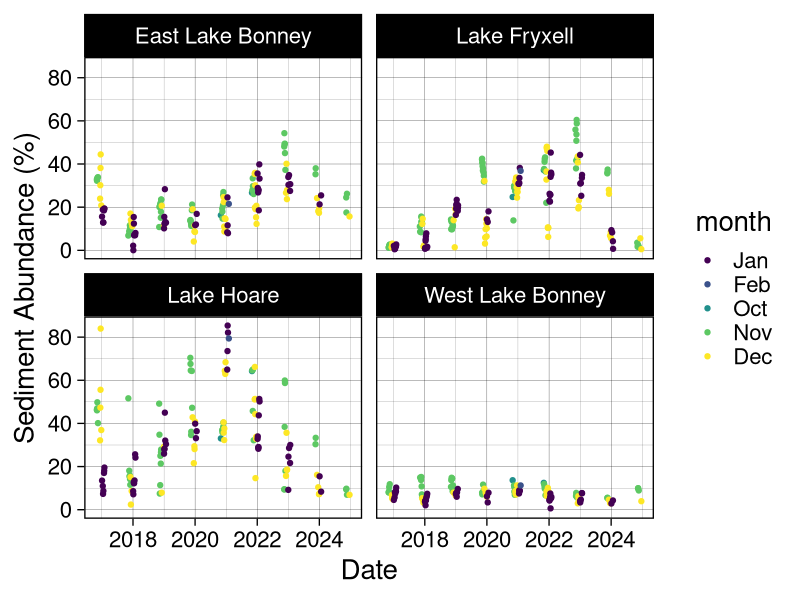
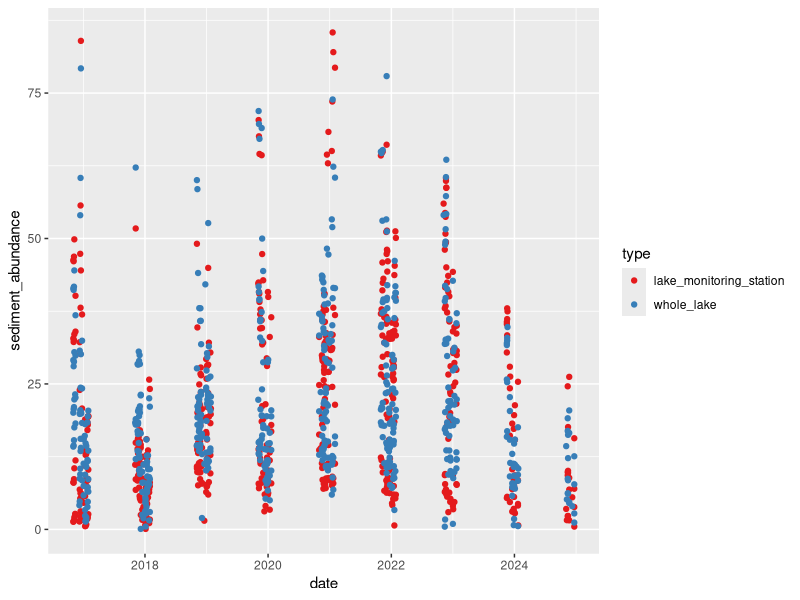
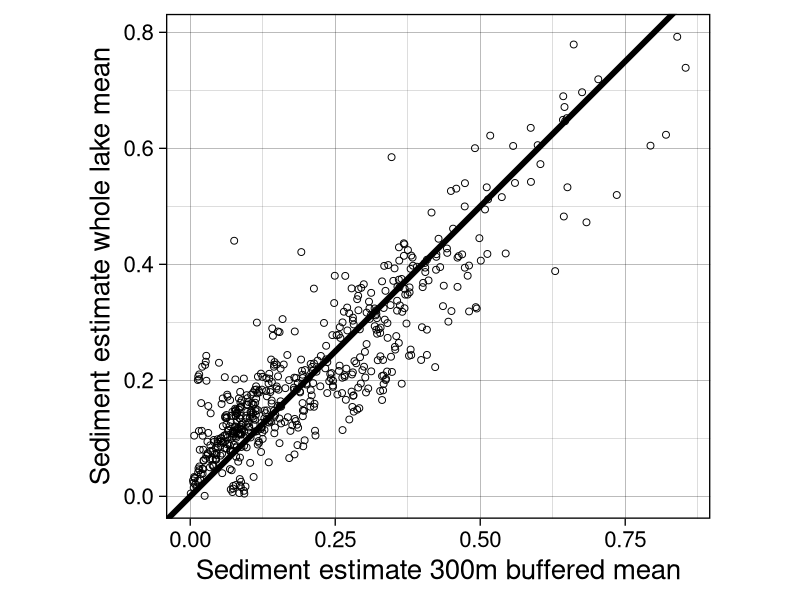
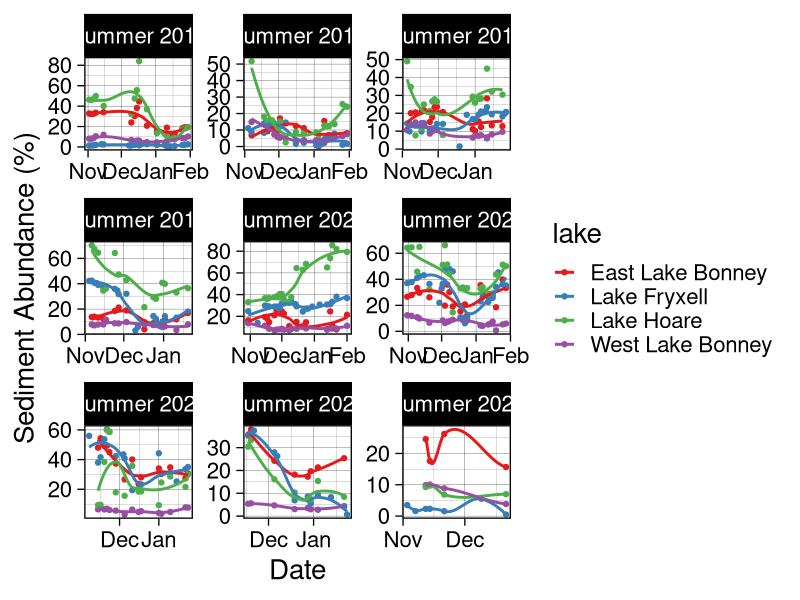
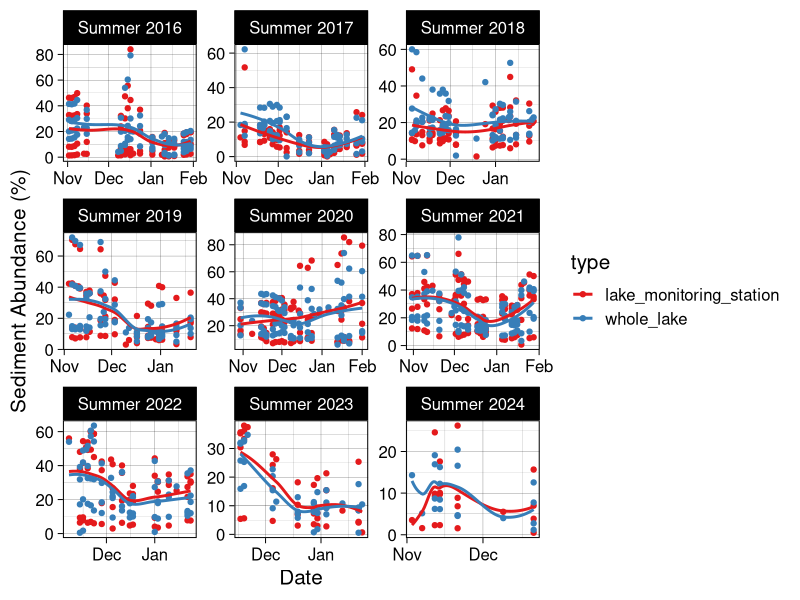
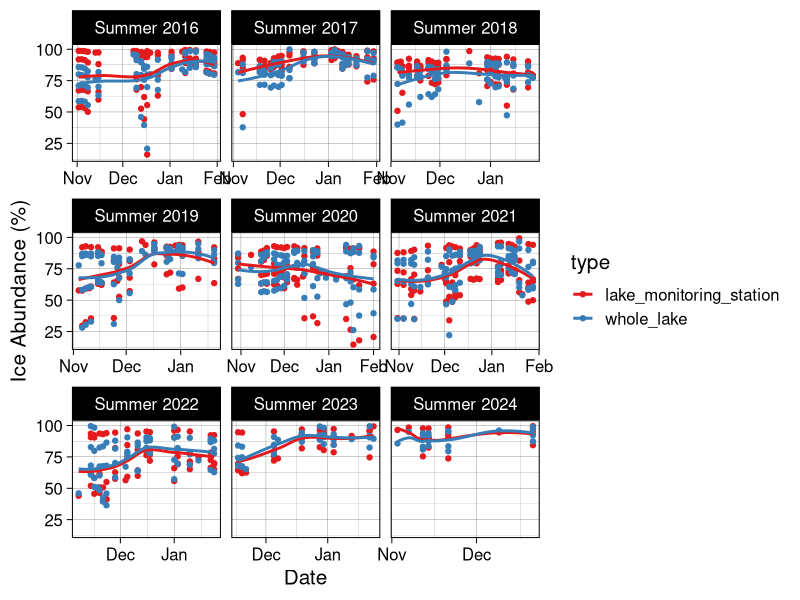
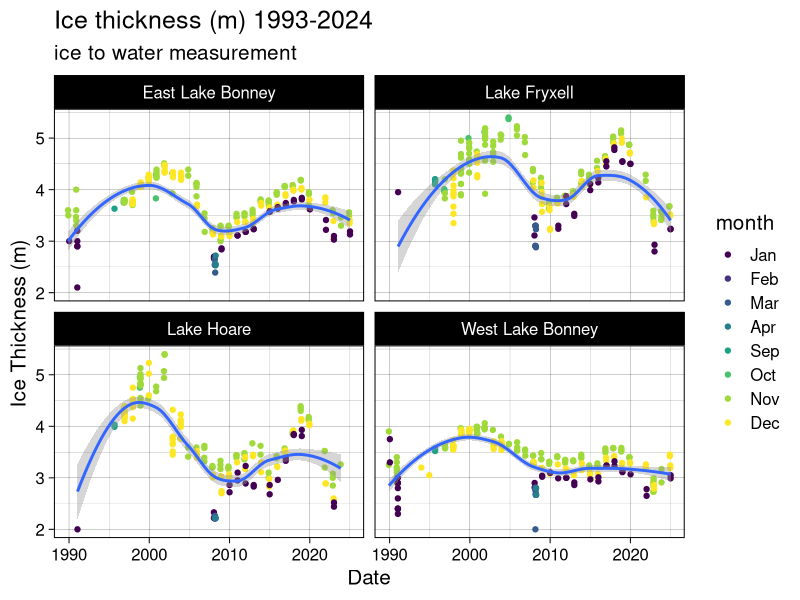
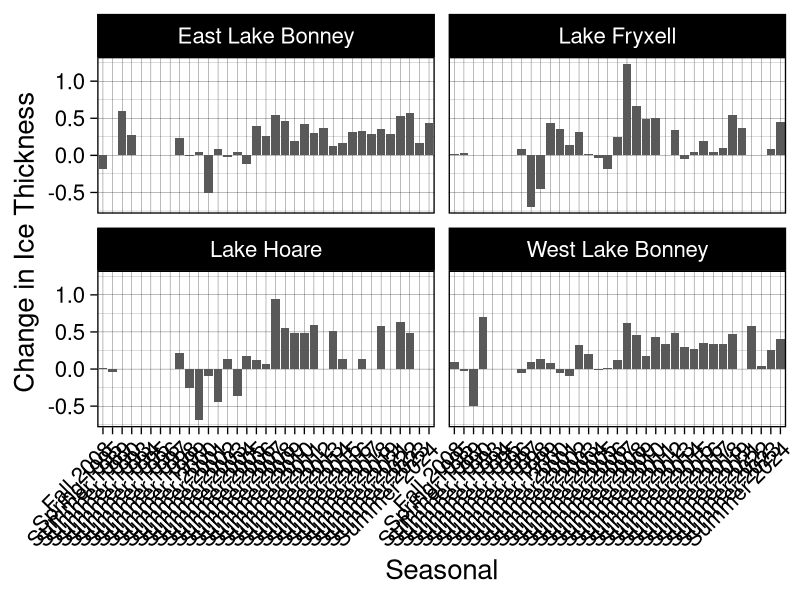

These figures' R source, in order: (Note: this script raises an error after producing the figures.)
######### TVLakes Sediment Output Comparison ###########
library(tidyverse)
library(RColorBrewer)
library(scales)

setwd("~/Documents/R-Repositories/MCM-LTER-MS")

## Define a season function to plot data by season. Makes data viz a lot easier. 
get_season <- function(date) {
  month <- month(date)
  year <- year(date)
  
  if (month %in% c(11, 12)) {
    return(paste0("Summer ", year))  # November and December belong to the current winter
  } else if (month == 1) {
    return(paste0("Summer ", year - 1))  # January belongs to the previous winter
  } else if (month == 2) {
    return(paste0("Summer ", year - 1))  # February belongs to the previous winter
  } else if (month == 3) {
    return(paste0("Fall ", year))  # March is Spring
  } else if (month %in% 4:5) {
    return(paste0("Fall ", year))  # April and May are Spring
  } else if (month == 6) {
    return(paste0("Winter ", year))  # June is Summer
  } else if (month %in% 7:8) {
    return(paste0("Winter ", year))  # July and August are Summer
  } else if (month == 9) {
    return(paste0("Spring ", year))  # September is Fall
  } else if (month %in% 10) {
    return(paste0("Summer ", year))  # October is Fall
  }
}

mean_BB <- read_csv("data/sediment abundance data/LANDSAT_sediment_abundances_20250403.csv") |> 
  mutate(date = ymd(date), 
         type = 'lake_monitoring_station', 
         season = sapply(date, get_season), 
         month = month(date, label = TRUE))

#####plot by lake
ggplot(mean_BB, aes(date, sediment_abundance*100, color = month)) + 
  geom_point(position = position_jitter(width = 0.2, height = 0.1)) + 
  facet_wrap(vars(lake)) + 
  #scale_x_date(labels = date_format("%b"), breaks = "1 month") + 
  xlab("Date") + ylab("Sediment Abundance (%)") + 
  #scale_color_brewer(palette = "Set1") +
  theme_linedraw(base_size = 20)

ggsave("plots/manuscript/chapter 1/BB_sed_by_lake.png", dpi = 700, 
       height = 8, width = 12)

mean_wholelake <- read_csv("data/sediment abundance data/LANDSAT_wholelake_mean_20250403.csv") |> 
  mutate(date = ymd(date), 
         type = "whole_lake", 
         season = sapply(date, get_season), 
         month = month(date, label = TRUE))

# join the two files for easy comparison and plotting
means <- rbind(mean_BB, mean_wholelake) |> 
  mutate(sediment_abundance = sediment_abundance*100, 
         ice_abundance = ice_abundance*100) |> 
  mutate(year = year(date), 
         month = month(date))

## plot the raw output for sediment abundance/ice abundance against each other and see how the outputs compare
ggplot(means, aes(date, sediment_abundance, color = type)) + 
  geom_point() + 
  scale_color_brewer(palette = "Set1") 

mean_bluebox = mean_BB |> 
  mutate(sediment_abundance_bb = sediment_abundance) |> 
  dplyr::select(c(date, lake, sediment_abundance_bb))

mean_whole = mean_wholelake |> 
  mutate(sediment_abundance_wholelake = sediment_abundance) |> 
  dplyr::select(c(date, lake, sediment_abundance_wholelake))

means_pivot = mean_bluebox |> 
  full_join(mean_whole)

ggplot(means_pivot, aes(sediment_abundance_bb, sediment_abundance_wholelake)) + 
  geom_point(size = 2, shape = 1) + 
  geom_abline(size = 2) +
  coord_fixed() + 
  xlab("Sediment estimate 300m buffered mean") + ylab("Sediment estimate whole lake mean") + 
  theme_linedraw(base_size = 20)

ggsave("plots/manuscript/chapter 1/wholelake_vs_bb.png", 
       height = 8, width = 8, dpi = 300)

#By season for just the lake monitoring site
ggplot(mean_BB, aes(date, sediment_abundance*100, color = lake)) + 
  geom_point() + 
  geom_smooth(se = F) + 
  scale_color_brewer(palette = "Set1") + 
  facet_wrap(vars(season), scales = "free") +
  scale_x_date(labels = date_format("%b"), breaks = "1 month") + 
  xlab("Date") + ylab("Sediment Abundance (%)") + 
  theme_linedraw(base_size = 20)

ggsave("plots/manuscript/chapter 1/BB_sed_by_season.png", dpi = 700, 
       height = 8, width = 12)

# facet by season for sed abundance
ggplot(means, aes(date, sediment_abundance, color = type)) + 
  geom_point() + 
  geom_smooth(se = F) + 
  scale_color_brewer(palette = "Set1") + 
  facet_wrap(vars(season), scales = "free") +
  scale_x_date(labels = date_format("%b"), breaks = "1 month") + 
  xlab("Date") + ylab("Sediment Abundance (%)") + 
  theme_linedraw(base_size = 15)

ggsave("plots/manuscript/chapter 1/whole_lake_vs_BB_sed_abundance.png", dpi = 700, 
       height = 8, width = 12)

# facet by season for ice abundance
ggplot(means, aes(date, ice_abundance, color = type)) + 
  geom_point() + 
  geom_smooth(se = F) + 
  scale_color_brewer(palette = "Set1") + 
  facet_wrap(vars(season), scales = "free_x") +
  scale_x_date(labels = date_format("%b"), breaks = "1 month") + 
  xlab("Date") + ylab("Ice Abundance (%)") + 
  theme_linedraw(base_size = 15)

ggsave("plots/manuscript/chapter 1/whole_lake_vs_BB_ice_abundance.png", dpi = 700, 
       height = 8, width = 12)


## load lake ice: 
lakeice1 <- read_csv("data/lake ice/mcmlter-lake-ice_thickness-20250218_0_2025.csv") |> 
  mutate(date_time = mdy_hm(date_time), 
         month = month(date_time, label = TRUE), 
         year = year(date_time),
         year = as.numeric(year),
         z_water_m = z_water_m*-1, 
         season = sapply(date_time, get_season)) |> 
  rename("lake" = location_name) |> 
  filter(lake == "Lake Fryxell" | lake == "Lake Hoare" | lake == "East Lake Bonney" | lake == "West Lake Bonney") |> 
  #filter(year >= 2016) |> 
  filter(!grepl("^B", location))

ggplot(lakeice1, aes(date_time, z_water_m)) + 
  geom_point(aes(color = month)) + 
  geom_smooth(se = T) + 
  facet_wrap(vars(lake)) + 
  theme_linedraw(base_size = 15) + 
  #scale_color_brewer(palette = "Set1") +
  xlab("Date") + ylab("Ice Thickness (m)") + 
  ggtitle("Ice thickness (m) 1993-2024", 
          subtitle = "ice to water measurement")

#ggsave("plots/manuscript/chapter 1/ice_thickness_total_years.png", dpi = 700, 
#       height = 8, width = 12)

lakeice = lakeice1 |> 
  filter(date_time >= "2016-05-01") |> 
  #mutate(season = sapply(date_time, get_season)) |> 
  filter(str_detect(string = location, pattern = "incubation hole")) |> 
  #filter(grepl("^O", location)) |> 
  drop_na(z_water_m)

#FIND SEASONAL DROPOFF OF ICE THICKNESS
seasonal_changes <- lakeice1 %>%
  group_by(season, lake) |> 
  arrange(season, date_time) %>%
  summarise(
    First_Measurement = first(z_water_m*-1),
    Last_Measurement = last(z_water_m*-1),
    Difference = Last_Measurement - First_Measurement
  )

ggplot(seasonal_changes, aes(season, Difference), fill = lake) + 
  geom_col() + 
  scale_color_brewer(palette = "Set1") + 
  facet_wrap(vars(lake)) + 
  theme_linedraw(base_size = 20) + 
  theme(axis.text.x = element_text(angle = 45, hjust = 1)) + 
  xlab("Seasonal") + ylab("Change in Ice Thickness")

ggsave("plots/manuscript/chapter 1/seasonal_ice_drop.png", 
       height = 8, width = 12, dpi = 300)

li_summary = lakeice |> 
  mutate(week = week(date_time)) |> 
  group_by(year, month, lake) |> 
  summarize(mean_thickness = mean(z_water_m, na.rm = T))

## sediment
sed_monthly <- means |> 
  mutate(week = week(date), 
         month = month(date, label = TRUE)) |> 
  group_by(year, month, lake, type) |>
  summarize(mean_sed = mean(sediment_abundance, na.rm = T)) |> 
  print()

fulljoined = full_join(sed_monthly, li_summary) |> 
  drop_na() |> 
  filter(type == "lake_monitoring_station")

##### plot
ggplot(fulljoined, aes(mean_sed, mean_thickness, color = month)) + 
  geom_smooth(method = "lm", se = F) + 
  geom_point() + 
  facet_wrap(vars(lake), scales = "free") + 
  ggtitle("October-February", 
          subtitle = "whole lake average") + 
  xlab("Mean Sediment Abundance (%)") + ylab("Mean Ice Thickness (m)") + 
  #scale_color_brewer(palette = "Set1") +
  theme_linedraw(base_size = 20) 

ggsave("plots/manuscript/chapter 1/sed_vs_ice_thickness.png", 
       width = 12, height = 8, dpi = 300)

### now remove November and October Values
#fulljoin_filter <- fulljoined |> 
#  filter(month == 12 | month == 1)
fulljoin_peak_solar <- fulljoined |> 
  filter(month == "Jan")

ggplot(fulljoin_peak_solar, aes(mean_sed, mean_thickness, color = type)) + 
  geom_smooth(method = "lm", se = F) + 
  geom_point() + 
  facet_wrap(vars(lake), scales = "free") + 
  ggtitle("January") + 
  scale_color_brewer(palette = "Set1") +
  theme_linedraw(base_size = 20) 

ggsave("plots/manuscript/chapter 1/wholelakesed_vsthickness_jan.png", 
       width = 12, height = 8, dpi = 300)

# now filter for only early year estimates, October - December
oct_dec_fulljoin <- fulljoined |> 
  filter(month == "Jan" | month == "Dec")

ggplot(oct_dec_fulljoin, aes(mean_sed, mean_thickness)) + 
  geom_smooth(method = "lm", se = F) + 
  geom_point(aes(color = month)) + 
  facet_wrap(vars(lake), scales = "free") + 
  ggtitle("November - December") + 
  #scale_color_brewer(palette = "Set1") +
  theme_linedraw(base_size = 20) 

jan_fulljoin <- fulljoined |> 
  filter(month == 1)

ggplot(jan_fulljoin, aes(mean_sed, mean_thickness, color = type)) + 
  geom_smooth(method = "lm", se = F) + 
  geom_point() + 
  facet_wrap(vars(lake), scales = "free") + 
  ggtitle("January") + 
  scale_color_brewer(palette = "Set1") +
  xlab("Mean Sediment Abundance (%)") + ylab("Mean Ice Thickness (m)") + 
  theme_linedraw(base_size = 20)  

ggsave("plots/manuscript/chapter 1/jan_only_sed.png", 
       dpi = 300, height = 8, width = 12)


####### do restructuring to look at this by week ###
li_summary_2 = lakeice |> 
  mutate(week = week(date_time), 
         month = month(date, label = TRUE)) |> 
  group_by(year, week, lake) |> 
  summarize(mean_thickness = mean(z_water_m, na.rm = T))

## sediment
sed_monthly_2 <- means |> 
  mutate(week = week(date), 
         month = month(date, label = TRUE)) |> 
  group_by(year, week, lake, type) |> 
  summarize(mean_sed = mean(sediment_abundance, na.rm = T)) |> 
  print()

fulljoined_2 = full_join(sed_monthly_2, li_summary_2) |> 
  drop_na() |> 
  filter(type == "lake_monitoring_station")

peak_solar_week <- fulljoined_2 |> 
  filter(
    week == 50 |
      week == 51 | 
      week == 52 | 
      week == 1 | 
      week == 2 #|
      #week == 3
      )

ggplot(peak_solar_week, aes(mean_sed, mean_thickness)) + 
  geom_smooth(method = "lm", se = F) + 
  geom_point() + 
  facet_wrap(vars(lake), scales = "free") + 
  ggtitle("Peak Solar") + 
  scale_color_brewer(palette = "Set1") +
  xlab("Mean Sediment Abundance (%)") + ylab("Mean Ice Thickness (m)") + 
  theme_linedraw(base_size = 20)  

ggsave("plots/manuscript/chapter 1/Peak_Solar_Comparison_20250403.png", 
       width = 12, height = 8, dpi = 300)

#### Create a dual panel plot where only the lake ice thickness from 2016-2024 to sediment abundannce
# Need to join the sed data frame to the lake ice data frame
mean_BB_week <- mean_BB |> 
  filter(date < "2025-02-01")

library(ggpubr)

# Step 1: Define all possible months (in your case)
all_months <- c("Jan", "Feb", "Oct", "Nov", "Dec")

# Step 2: Get colors from RColorBrewer
# Let's say we use "Set1" which has up to 9 nice discrete colors
palette <- brewer.pal(n = length(all_months), name = "Set1")
palette <- brewer.pal(n = length(all_months), name = "Set1")

# Step 3: Map months to specific colors
month_colors <- setNames(palette, all_months)

months1 <- c("Jan", "Feb", "Oct", "Nov", "Dec")
plot1 <- ggplot(mean_BB_week, aes(date, sediment_abundance*100)) + 
  geom_point(aes(color = month)) + 
  geom_smooth(se = F) + 
  ylab("Sediment Abundance") + xlab("Date") + 
  ggtitle("Sediment Coverage (%)") + 
  facet_wrap(vars(lake), scales = "free") + 
  scale_fill_manual(values = month_colors[months1]) + 
  theme_linedraw(base_size = 20) + 
  theme(axis.text.x = element_text(angle = 45, hjust = 1)) + 
  scale_x_date(
    breaks = seq(as.Date("2010-01-01"), as.Date("2025-01-01"), by = "year"),
    labels = date_format("%Y")
  )

months2 <- c("Jan", "Nov", "Dec")
plot2 <- ggplot(lakeice, aes(date_time, z_water_m)) + 
  geom_point(aes(color = month)) + 
  geom_smooth(se = F) + 
  ylab("Ice Thickness (m)") + xlab("Date") + 
  ggtitle("Ice Thickness") + 
  facet_wrap(vars(lake)) +
  scale_fill_manual(values = month_colors[c("Jan", "Nov", "Dec")]) + 
  theme_linedraw(base_size = 20) + 
  theme(axis.text.x = element_text(angle = 45, hjust = 1)) + 
  scale_x_datetime(
    breaks = as.POSIXct(paste0(2010:2025, "-01-01")),
    labels = date_format("%Y")
  )

ggarrange(plot1, plot2)

ggsave("plots/manuscript/chapter 1/sed_abundance_ice_thick_timeseries.png", 
       dpi = 300, height = 8, width = 15)

#ggplot() + 
#  geom_point(data = lakeice, aes(x = as.Date(date_time), y = z_water_m)) + 
#  geom_point(data = mean_BB, aes(x = date, y = sediment_abundance)) + 
##  facet_wrap(vars(lake)) + 
#  xlab("Date") + ylab("Ice thickness (m)") +
#  scale_color_brewer(palette = "Set1") +
#  theme_linedraw(base_size = 20) 




######### investing different buffering distances #########
mean_150m <- read_csv("data/sediment abundance data/LANDSAT_sediment_abundances_150m_20250301.csv") |> 
  mutate(date = ymd(date), 
         buffer_distance = '150')

mean_300m = mean_BB |> 
  mutate(buffer_distance = '300') |> 
  select(-type)

mean_450m = read_csv("data/sediment abundance data/LANDSAT_sediment_abundances_450m_20250301.csv") |> 
  mutate(date = ymd(date), 
         buffer_distance = '450')

mean_600m = read_csv("data/sediment abundance data/LANDSAT_sediment_abundances_600m_20250301.csv") |> 
  mutate(date = ymd(date), 
         buffer_distance = '600') |> 
  select(-approx_albedo)

mean_900m = read_csv("data/sediment abundance data/LANDSAT_sediment_abundances_900m_20250301.csv") |> 
  mutate(date = ymd(date), 
         buffer_distance = '900')

buffers <- rbind(mean_150m, mean_300m, mean_450m, mean_600m, mean_900m) |> 
  mutate(ice_abundance = ice_abundance*100, 
         sediment_abundance = sediment_abundance*100, 
         season = sapply(date, get_season)) |> 
  select(-sediment)

write_csv(buffers, "data/sediment abundance data/LANDSAT_all_buffer_distances_20250301.csv")

### plot cropping distance comparisons
#sed
ggplot(buffers, aes(date, sediment_abundance, color = buffer_distance)) + 
  geom_point() + 
  scale_color_brewer(palette = "Set1") + 
  facet_wrap(vars(lake)) + 
 # scale_x_date(labels = date_format("%b"), breaks = "1 month") + 
  xlab("Date") + ylab("Sediment Abundance (%)") + 
  theme_linedraw(base_size = 15)

ggsave("plots/manuscript/chapter 1/comparison_of_buffer_distances_sed_bylake.png", dpi = 700, 
       height = 8, width = 10)

#ice
ggplot(buffers, aes(date, ice_abundance, color = buffer_distance)) + 
  geom_point() + 
  scale_color_brewer(palette = "Set1") + 
  facet_wrap(vars(lake)) + 
  # scale_x_date(labels = date_format("%b"), breaks = "1 month") + 
  xlab("Date") + ylab("Ice Abundance (%)") + 
  theme_linedraw(base_size = 15)

ggsave("plots/manuscript/chapter 1/comparison_of_buffer_distances_sed_bylake.png", dpi = 700, 
       height = 8, width = 10)

## facet by season
#ice
ggplot(buffers, aes(date, ice_abundance, color = buffer_distance)) + 
  geom_point() + 
  scale_color_brewer(palette = "Set1") + 
  facet_wrap(vars(lake, season), scales = "free") + 
  scale_x_date(labels = date_format("%b"), breaks = "1 month") + 
  xlab("Date") + ylab("Ice Abundance (%)") + 
  theme_linedraw(base_size = 10)

ggsave("plots/manuscript/chapter 1/comparison_of_buffer_distances_sed_byseason.png", dpi = 700, 
       height = 10, width = 10)

#sed
ggplot(buffers, aes(date, sediment_abundance, color = buffer_distance)) + 
  geom_point() + 
  scale_color_brewer(palette = "Set1") + 
  facet_wrap(vars(lake, season), scales = "free") + 
  scale_x_date(labels = date_format("%b"), breaks = "1 month") + 
  xlab("Date") + ylab("Sediment Abundance (%)") + 
  theme_linedraw(base_size = 10)

ggsave("plots/manuscript/chapter 1/comparison_of_buffer_distances_sed_byseason.png", dpi = 700, 
       height = 10, width = 10)
